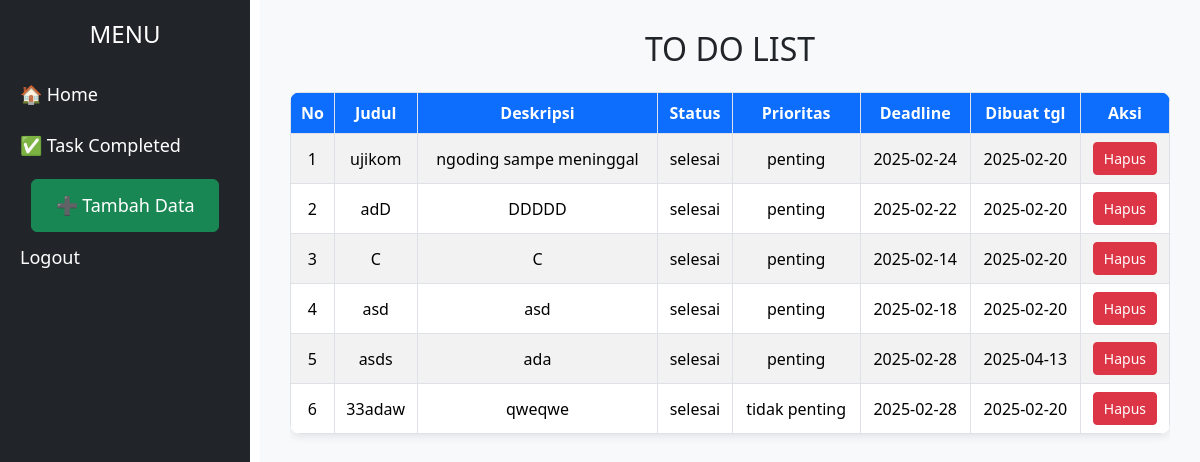
The page /views/task_completed.php (signed in) on the database its author committed.
### tables this page shows
CREATE TABLE `task` (
  `id` int(11) NOT NULL,
  `judul` varchar(50) NOT NULL,
  `deskripsi` text NOT NULL,
  `status` enum('selesai','belum selesai') NOT NULL,
  `prioritas` enum('penting','tidak penting') NOT NULL,
  `deadline` date NOT NULL,
  `dibuat_tgl` timestamp NOT NULL DEFAULT current_timestamp() ON UPDATE current_timestamp()
);

### controllers/c_user.php (called while the page is built, shortened)
<?php
include_once '../models/m_user.php';
$user = new user();
?>

### models/m_user.php (called while the page is built, shortened)
<?php
include_once "connection.php";
class user {
    private $koneksi;
    public function __construct() {
        $this->koneksi = new koneksi();
    }
    public function tampil_data($status = null) {
        $sql = "SELECT * FROM task";
        if ($status) {
            $sql .= " WHERE status = '$status'";
        }
        $sql .= " ORDER BY
        CASE
            WHEN prioritas = 'penting' THEN 1
            ELSE 2
        END, id";
        $query = mysqli_query($this->koneksi->koneksi, $sql);
        $result = [];
        while ($data = mysqli_fetch_object($query)) {
            $result[] = $data;
        }
        return $result;
    }
}
?>

### models/connection.php (called while the page is built, shortened)
<?php
class koneksi{
        private $server="localhost";
        private $username="root";
        private $password="";
        private $db="todo";
        function __construct()
        {
                $this->koneksi = mysqli_connect($this->server,$this->username,$this->password,$this->db);
        }
    }

### views/task_completed.php (the view, shortened to what this page needs)
<?php
include "../controllers/c_user.php";
$pengguna = $user->tampil_data('selesai');
?>
<!DOCTYPE html>
<html lang="id">
<head>
    <link href="https://cdn.jsdelivr.net/npm/bootstrap@5.3.3/dist/css/bootstrap.min.css" rel="stylesheet">
</head>
<body>
    <div class="sidebar">
        <h4>MENU</h4>
        <a href="index.php">🏠 Home</a>
        <a href="task_completed.php">✅ Task Completed</a>
        <?php
        if ($_SESSION['role'] == 'admin'): ?>
            <a href="create.php" class="btn btn-success w-75 mx-auto d-block mt-2">➕ Tambah Data</a>
        <?php endif; ?>
        <a href="logout.php">Logout</a>
    </div>
    <div class="content">
        <h2 class="text-center mb-4">TO DO LIST</h2>
        <div class="table-responsive">
            <table class="table table-bordered table-striped text-center table-custom">
                <thead>
                    <tr>
                        <th>No</th>
                        <th>Judul</th>
                        <th>Deskripsi</th>
                        <th>Status</th>
                        <th>Prioritas</th>
                        <th>Deadline</th>
                        <th>Dibuat tgl</th>
                        <th>Aksi</th>
                    </tr>
                </thead>
                <tbody>
                    <?php
                    $nomor = 1;
                    foreach ($pengguna as $task): ?>
                        <tr>
                            <td><?= $nomor++; ?></td>
                            <td><?= htmlspecialchars($task->judul) ?> </td>
                            <td><?= htmlspecialchars($task->deskripsi) ?> </td>
                            <td><?= htmlspecialchars($task->status) ?> </td>
                            <td><?= htmlspecialchars($task->prioritas) ?> </td>
                            <td><?= htmlspecialchars($task->deadline) ?> </td>
                            <td><?= date('Y-m-d', strtotime($task->dibuat_tgl)) ?> </td>
                            <td>
                                <a onclick="return confirm('Apakah anda yakin data akan dihapus?')"
                                    href="../controllers/c_user.php?id=<?= $task->id ?>&aksi=hapus"
                                    class="btn btn-danger btn-sm">
                                    Hapus
                                </a>
                            </td>
                        </tr>
                    <?php endforeach; ?>
                </tbody>
            </table>
        </div>
    </div>
</body>
</html>

### views/task_completed.php (style rules this page uses)
.sidebar { height: 100vh; width: 250px; position: fixed; top: 0; left: 0; background-color: #212529; padding-top: 20px; }
.sidebar h4 { color: white; text-align: center; margin-bottom: 20px; }
.sidebar a { padding: 12px 20px; text-decoration: none; font-size: 18px; color: white; display: block; transition: 0.3s; }
.content { margin-left: 260px; padding: 30px; min-height: 100vh; background-color: #f8f9fa; }
.table-custom { border-collapse: collapse; border-radius: 10px; overflow: hidden; box-shadow: 0 2px 10px rgba(0, 0, 0, 0.1); background: white; }
.table-custom th { background-color: #0d6efd; color: white; text-align: center; vertical-align: middle; }
.table-custom td { vertical-align: middle; text-align: center; }
.btn-sm { padding: 5px 10px; font-size: 14px; }

### rows shown on the page
task: judul "ujikom", deskripsi "ngoding sampe meninggal", status "selesai", prioritas "penting", deadline "2025-02-24", dibuat_tgl "2025-02-20"
task: judul "adD", deskripsi "DDDDD", status "selesai", prioritas "penting", deadline "2025-02-22", dibuat_tgl "2025-02-20"
task: judul "C", deskripsi "C", status "selesai", prioritas "penting", deadline "2025-02-14", dibuat_tgl "2025-02-20"
task: judul "asd", deskripsi "asd", status "selesai", prioritas "penting", deadline "2025-02-18", dibuat_tgl "2025-02-20"
task: judul "asds", deskripsi "ada", status "selesai", prioritas "penting", deadline "2025-02-28", dibuat_tgl "2025-04-13"
task: judul "33adaw", deskripsi "qweqwe", status "selesai", prioritas "tidak penting", deadline "2025-02-28", dibuat_tgl "2025-02-20"
